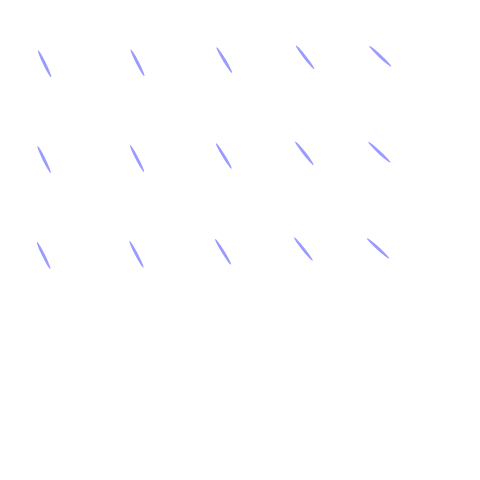
Frame 1 (no input)
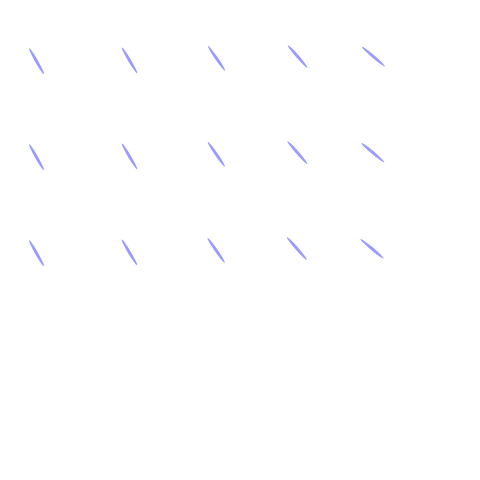
Frame 60 (no input)
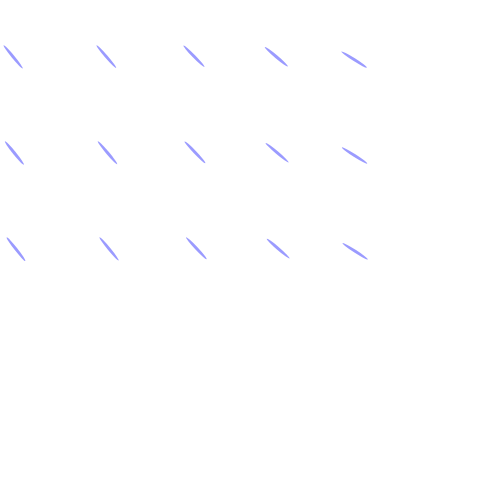
Frame 120 (the mouse pressed at the canvas centre since frame 60)

The p5.js sketch that drew these frames (run headless with seeded random() and noise() and a simulated clock; from frame 60 on, the mouse is pressed at the canvas centre):

// p5.js sketch
// ── sketch.js
// https://editor.p5js.org/benjamin.bergery/sketches/QStPXqgSz


///////// GLOBAL VARIABLES ///////////////////
let inc = 0.01; 
//the smaller the difference between coordinates, the smoother the resulting noise sequence will be. Steps of 0.005-0.03 work best for most applications

let scl = 96; 

// 48 creates possible shadow starting place
// 9 creates viscous mesh

// divide width and height by scl to define number of rows and columns
let cols, rows;
let fr; // frame rate
let zoff = 0;

/////////////////////////////////
function setup() {
  
  createCanvas(480, 480);
  frameRate(60);
  
  cols = floor(width / scl);
  rows = floor(height / scl);
    // floor(n) returns closest integer less than or equal to the value of the parameter
  
  fr = createP(""); 
// bottom paragraph for frame rate display
  
    createSpan(" scl = " + scl);

}

/////////////////////////////////////////////
function draw() {
  
  background(255);
  
  let yoff = 0;

  for (let y = 0; y < rows; y++) {
    let xoff = 0;
    
    for (let x = 0; x < cols; x++) {
      let index = (x + y * width) * 4;
      // let angle = noise(xoff, yoff, zoff) 
      // * TWO_PI * 4 ;
       let angle = noise(xoff, yoff, zoff) 
      * TWO_PI * 4 ;
     
      console.log("noise(xoff, yoff, zoff)= "
                  +   noise(xoff, yoff, zoff))
      console.log("angle= "+ round(angle));
      xoff += inc;
      // the noise function works in an infinite space, so the value of the coordinates doesn't matter, only the distance between successive coordinates does (eg. when using noise() within a loop). The smaller the difference between coordinates, the smoother the resulting noise sequence. Steps of 0.005-0.03 work best
      //console.log("xoff= "+xoff);
      
      let v = p5.Vector.fromAngle(angle);
  // fromAngle(angle) 
  // makes a new 2D vector from an angle 
  // returns a new p5.Vector object
      
      noStroke(0);
      
    push();
      // push and pop
      // resets translation and rotation
      // for each ellipse
      translate(x * scl, y * scl);
      rotate(v.heading());
      // heading() returns angle of rotation
      
      // insert pixels
      
      fill(0, 0, 255, 100);
      
      ellipse(scl,scl,30,3);
      // in 48 scl version narrow ellipse
      // creates "toothpick" line segments
      
    pop();
      
    }
    yoff += inc // 
    zoff += 0.00008; //rotation

  }
  fr.html(floor(frameRate())); 
  //display frame rate
  
  
}


////// external functions //////
function make3sliders() {
  createP("");
  createSpan(" x increment ");
  slide1 = createSlider(1, 5, 3);
  createP("");
  createSpan(" y increment ");
  slide2 = createSlider(0, 255, 100);
  createP("");
  createSpan(" scale ");
  slide3 = createSlider(1, 480, 48);
}

// this is a mash up of perlin noise by Qiumeng Fu 
// https://editor.p5js.org/fuqiumeng/sketches/pJxXT7h4w
